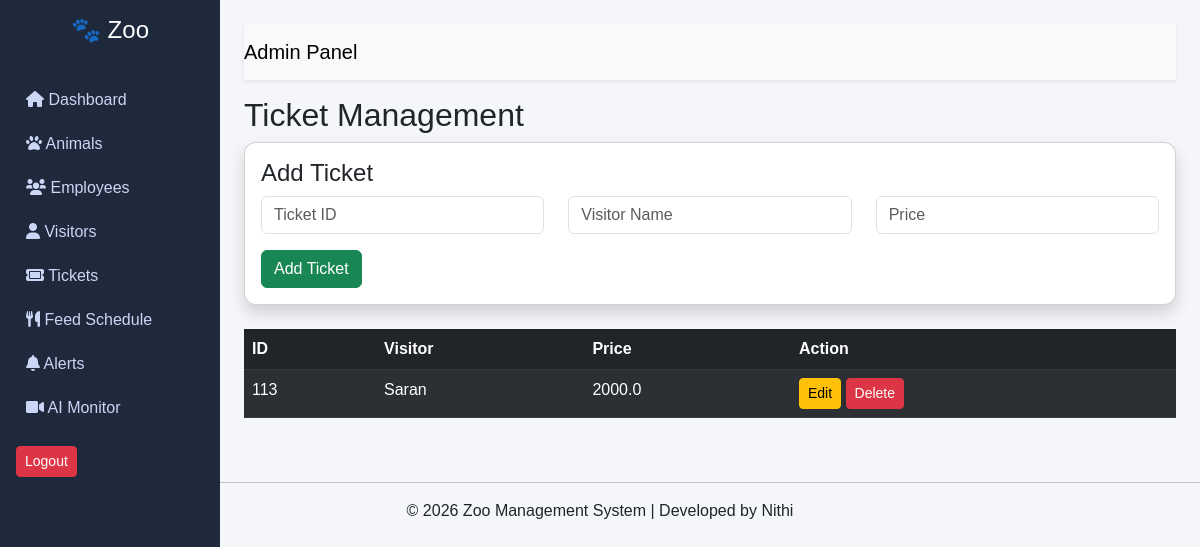
The app's page /tickets, older data.
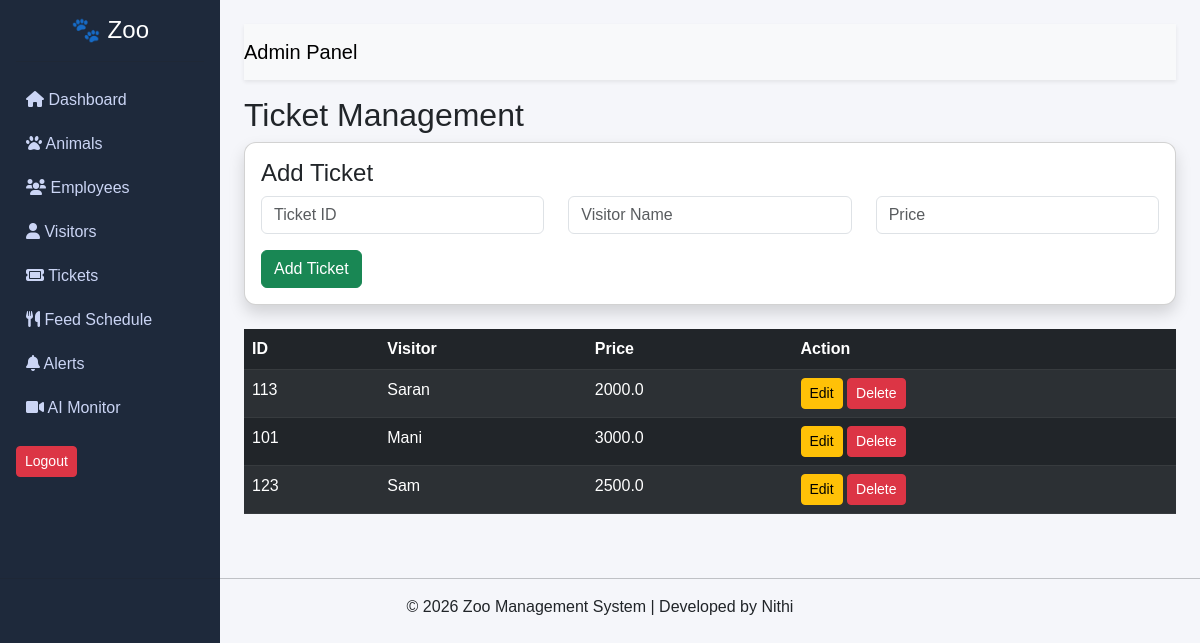
The same page, newer data.
### tables this page shows
CREATE TABLE tickets (
            ticket_id TEXT PRIMARY KEY,
            price REAL,
            visitor_name TEXT
        );

### app.py (the view, shortened to what this page needs)
@app.route('/tickets', methods=['GET', 'POST'])
def tickets():
    data = zoo_db.get_tickets()
    return render_template('view_tickets.html', tickets=data)

### zoo_database.py (called while the page is built)
    def get_tickets(self):   # ✅ NEW
        self.cursor.execute("SELECT * FROM tickets")
        return self.cursor.fetchall()

### templates/view_tickets.html
{% extends "base.html" %}
{% block content %}
<h2>Ticket Management</h2>
<div class="card p-3 shadow mb-4">
    <h4>Add Ticket</h4>
    <form method="POST">
        <div class="row">
            <div class="col-md-4">
                <input type="text" name="ticket_id" class="form-control" placeholder="Ticket ID" required>
            </div>
            <div class="col-md-4">
                <input type="text" name="visitor_name" class="form-control" placeholder="Visitor Name" required>
            </div>
            <div class="col-md-4">
                <input type="number" name="price" class="form-control" placeholder="Price" required>
            </div>
        </div>
        <button class="btn btn-success mt-3">Add Ticket</button>
    </form>
</div>
<table class="table table-dark table-striped">
    <thead>
        <tr>
            <th>ID</th>
            <th>Visitor</th>
            <th>Price</th>
            <th>Action</th>
        </tr>
    </thead>
    <tbody>
        {% for t in tickets %}
        <tr>
            <td>{{ t[0] }}</td>
            <td>{{ t[2] }}</td>
            <td>{{ t[1] }}</td>
             <td>
                <a href="/edit_ticket/{{ t[0] }}" class="btn btn-warning btn-sm">Edit</a>
                <a href="/delete_ticket/{{ t[0] }}"
                    class="btn btn-danger btn-sm"
                    onclick="return confirm('Delete this ticket?');">
                    Delete
                </a>
            </td>
        </tr>
        {% endfor %}
    </tbody>
</table>
{% endblock %}

Row changes from the older to the newer data that the page shows:
added tickets: ticket_id "101", visitor_name "Mani", price "3000.0"
added tickets: ticket_id "123", visitor_name "Sam", price "2500.0"
